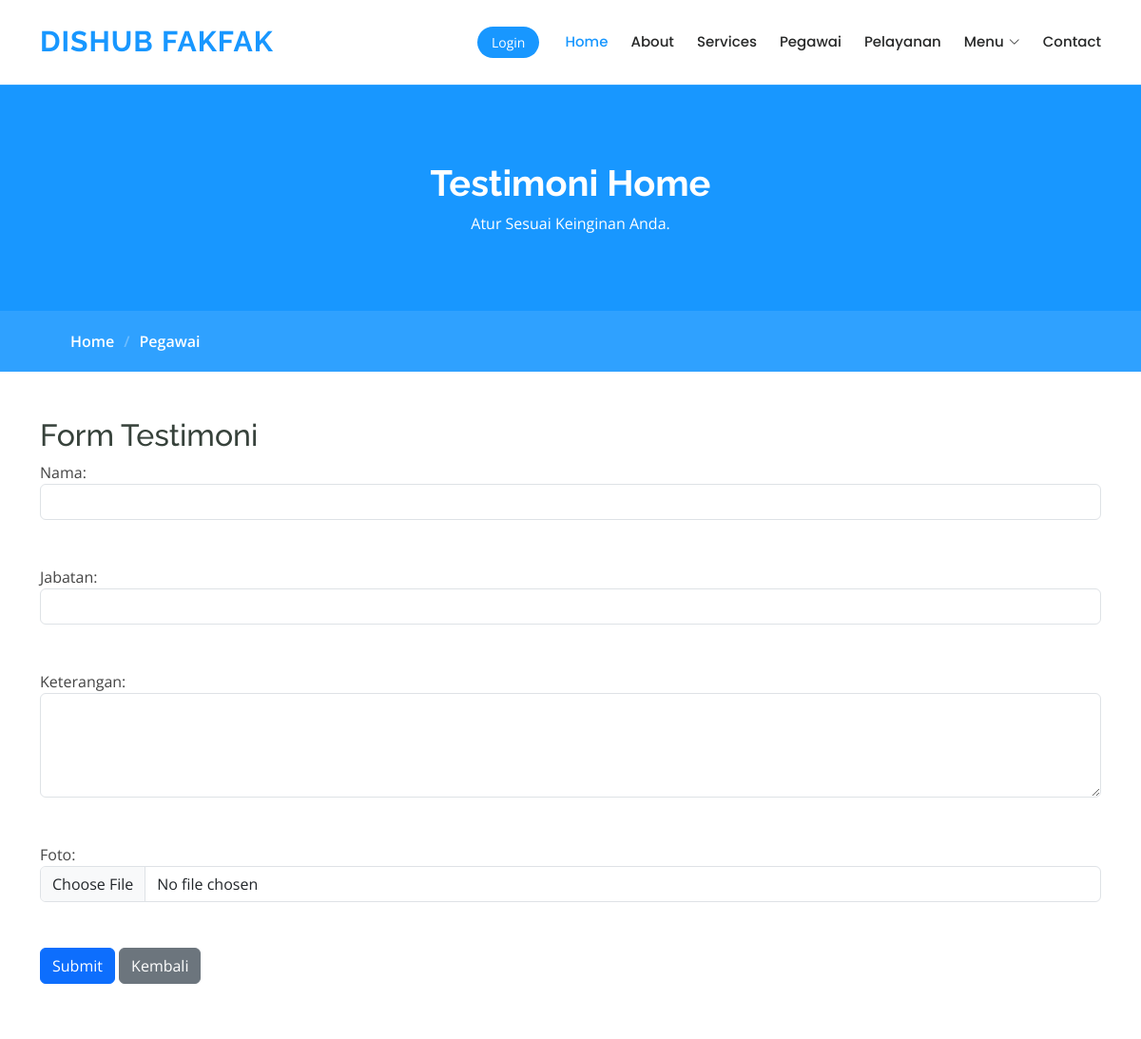
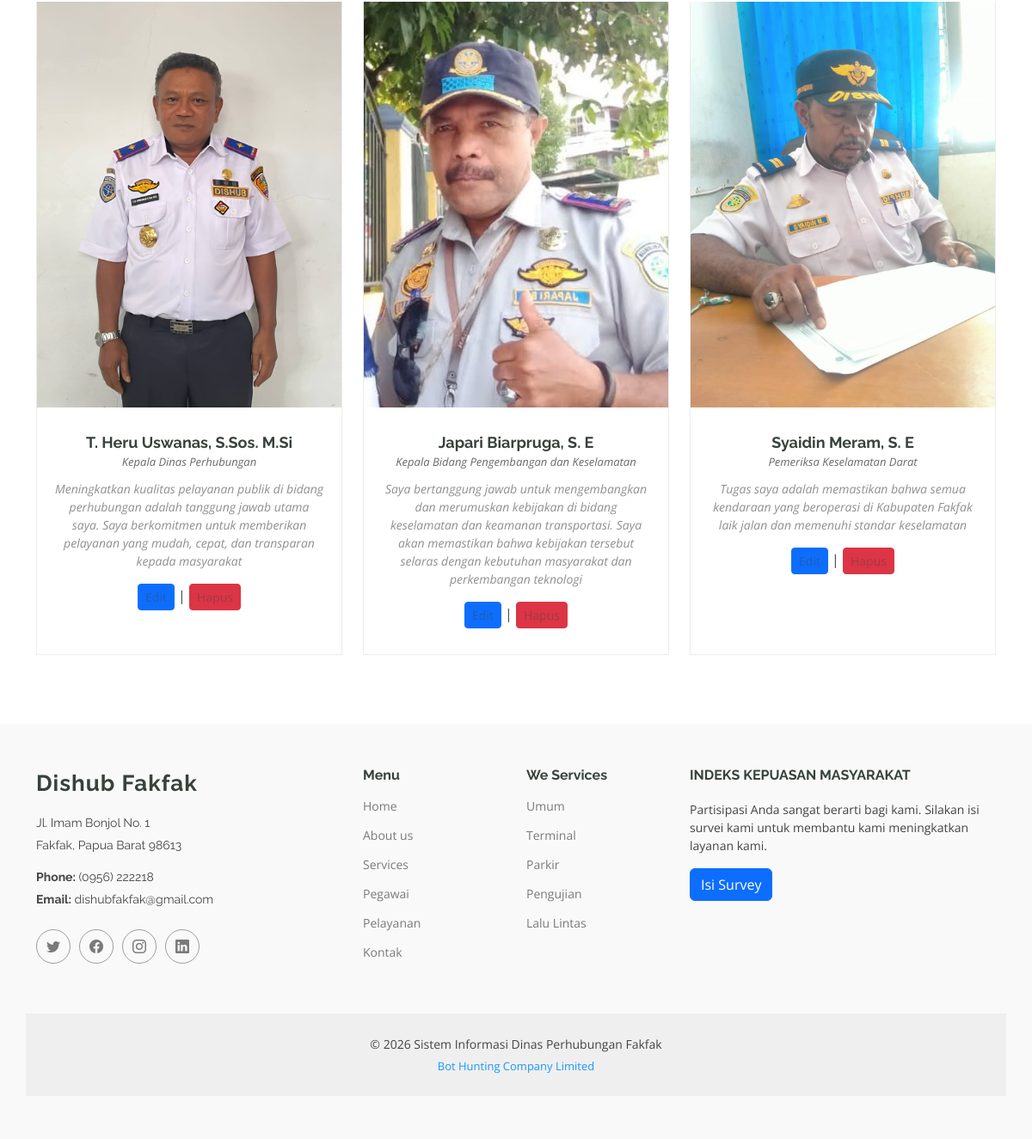
/testi_home.php, run on the app's committed database (2 pictures, top to bottom).
### tables this page shows
CREATE TABLE `testimoni_home` (
  `id` int NOT NULL,
  `nama` varchar(255) NOT NULL,
  `jabatan` varchar(255) NOT NULL,
  `keterangan` text NOT NULL,
  `foto` varchar(255) DEFAULT NULL
);

### testi_home.php (the view, shortened to what this page needs)
<?php include("header.php"); ?>
<main class="main">
    <div class="page-title" data-aos="fade">
        <div class="heading">
            <div class="container">
                <div class="row d-flex justify-content-center text-center">
                    <div class="col-lg-8">
                        <h1>Testimoni Home</h1>
                        <p class="mb-0">Atur Sesuai Keinginan Anda.</p>
                    </div>
                </div>
            </div>
        </div>
        <nav class="breadcrumbs">
            <div class="container">
                <ol>
                    <li><a href="index.php">Home</a></li>
                    <li class="current">Pegawai</li>
                </ol>
            </div>
        </nav>
    </div>
    <div class="container mt-5">
        <h2>Form Testimoni</h2>
        <form action="proses_input_testimoni.php" method="POST" enctype="multipart/form-data">
            <div class="form-group">
                <label for="nama">Nama:</label>
                <input type="text" class="form-control" id="nama" name="nama" required><br><br>
            </div>
            <div class="form-group">
                <label for="jabatan">Jabatan:</label>
                <input type="text" class="form-control" id="jabatan" name="jabatan" required><br><br>
            </div>
            <div class="form-group">
                <label for="keterangan">Keterangan:</label>
                <textarea class="form-control" id="keterangan" name="keterangan" rows="4" required></textarea><br><br>
            </div>
            <div class="form-group">
                <label for="foto">Foto:</label>
                <input type="file" class="form-control" id="foto" name="foto" accept="image/*" required><br><br>
            </div>
            <div class="form-group">
                <button type="submit" class="btn btn-primary">Submit</button>
                <a href="setting.php" class="btn btn-secondary">Kembali</a>
            </div>
        </form>
    </div>
    <section id="trainers-index" class="section trainers-index">
        <div class="container">
            <div class="row">
                <?php
                include_once 'assets/config.php';
                $sql = "SELECT * FROM testimoni_home";
                $result = $koneksi->query($sql);
                if ($result->num_rows > 0) {
                    while ($row = $result->fetch_assoc()) {
                ?>
                        <div class="col-lg-4 col-md-6 d-flex" data-aos="fade-up" data-aos-delay="100">
                            <div class="member">
                                <img src="assets/img/testihome/<?php echo $row['foto']; ?>" class="img-fluid" alt="">
                                <div class="member-content">
                                    <h4><?php echo $row['nama']; ?></h4>
                                    <span><?php echo $row['jabatan']; ?></span>
                                    <p><?php echo $row['keterangan']; ?></p>
                                    <div class="social">
                                        <a href="edit_testimoni_home.php?id=<?php echo $row['id']; ?>" class="btn btn-primary btn-sm">Edit</a> |
                                        <a href="hapus_testimoni_home.php?id=<?php echo $row['id']; ?>" class="btn btn-danger btn-sm">Hapus</a>
                                    </div>
                                </div>
                            </div>
                        </div>
                <?php
                    }
                } else {
                    echo "Belum ada testimoni.";
                }
                ?>
            </div>
        </div>
    </section>
</main>
<?php include("footer.php"); ?>

### assets/css/main.css (style rules this page uses)
:root { --default-font: "Open Sans", system-ui, -apple-system, "Segoe UI", Roboto, "Helvetica Neue", Arial, "Noto Sans", "Liberation Sans", sans-serif, "Apple Color Emoji", "Segoe UI Emoji", "Segoe UI Symbol", "Noto Color Emoji"; --heading-font: "Raleway", sans-serif; --nav-font: "Poppins", sans-serif; }
:root { --background-color: #ffffff; --background-color-rgb: 255, 255, 255; --default-color: #444444; --default-color-rgb: 68, 68, 68; --heading-color: #37423b; --heading-color-rgb: 55, 66, 59; --accent-color: #1897ff; --accent-color-rgb: 95, 207, 128; --contrast-color: #ffffff; --contrast-color-rgb: 255, 255, 255; }
:root { --nav-color: #272828; --nav-hover-color: #1897ff; --nav-dropdown-color: #272828; --nav-dropdown-hover-color: #1897ff; --nav-dropdown-background-color: #ffffff; }
:root { scroll-behavior: smooth; }
body { color: var(--default-color); background-color: var(--background-color); font-family: var(--default-font); }
a { color: var(--accent-color); text-decoration: none; transition: 0.3s; }
h1, h2, h3, h4, h5, h6 { color: var(--heading-color); font-family: var(--heading-font); }
.page-title { --default-color: var(--contrast-color); --default-color-rgb: var(--contrast-color-rgb); --background-color: var(--accent-color); --heading-color: var(--contrast-color); color: var(--default-color); background-color: var(--background-color); position: relative; }
.page-title .heading { padding: 80px 0; border-top: 1px solid rgba(var(--default-color-rgb), 0.1); }
.page-title .heading h1 { font-size: 38px; font-weight: 700; }
.page-title nav { background-color: rgba(var(--default-color-rgb), 0.099); padding: 20px 0; }
.page-title nav a { color: var(--default-color); }
.page-title nav ol { display: flex; flex-wrap: wrap; list-style: none; margin: 0; font-size: 16px; font-weight: 600; }
.page-title nav ol li+li { padding-left: 10px; }
.page-title nav ol li+li::before { content: "/"; display: inline-block; padding-right: 10px; color: rgba(var(--default-color-rgb), 0.3); }
section, .section { color: var(--default-color); background-color: var(--background-color); padding: 60px 0; scroll-margin-top: 900px; overflow: clip; }
.trainers-index .member { border: 1px solid rgba(var(--default-color-rgb), 0.1); text-align: center; margin-bottom: 20px; }
.trainers-index .member img { margin: -1px -1px 30px -1px; }
.trainers-index .member .member-content { padding: 0 20px 30px 20px; }
.trainers-index .member h4 { font-weight: 700; margin-bottom: 2px; font-size: 18px; }
.trainers-index .member span { font-style: italic; display: block; font-size: 13px; color: rgba(var(--default-color-rgb), 0.8); }
.trainers-index .member p { padding-top: 10px; font-size: 14px; font-style: italic; color: rgba(var(--default-color-rgb), 0.6); }
.trainers-index .member .social { margin-top: 15px; }
.trainers-index .member .social a { color: rgba(var(--default-color-rgb), 0.4); transition: 0.3s; }

### data on the page
testimoni_home: foto (picture), nama "T. Heru Uswanas, S.Sos. M.Si", jabatan "Kepala Dinas Perhubungan", keterangan "Meningkatkan kualitas pelayanan publik di bidang perhubungan adalah tanggung jawab utama saya. Saya berkomitmen untuk memberikan pelayanan yang mudah, cepat, dan transparan kepada masyarakat"
testimoni_home: foto (picture), nama "Japari Biarpruga, S. E", jabatan "Kepala Bidang Pengembangan dan Keselamatan", keterangan "Saya bertanggung jawab untuk mengembangkan dan merumuskan kebijakan di bidang keselamatan dan keamanan transportasi. Saya akan memastikan bahwa kebijakan tersebut selaras dengan kebutuhan masyarakat dan perkembangan teknologi"
testimoni_home: foto (picture), nama "Syaidin Meram, S. E", jabatan "Pemeriksa Keselamatan Darat", keterangan "Tugas saya adalah memastikan bahwa semua kendaraan yang beroperasi di Kabupaten Fakfak laik jalan dan memenuhi standar keselamatan"
